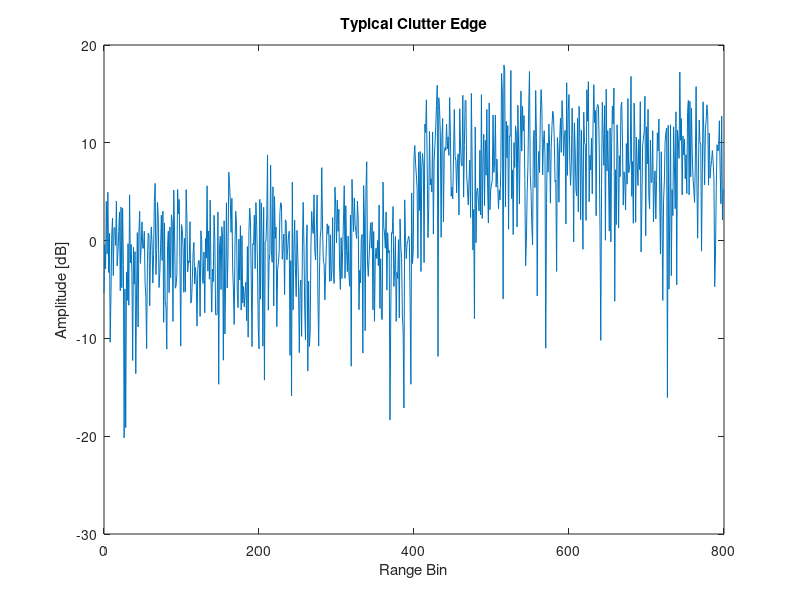

Write the MATLAB code that produced this figure.
%% File information
% Written by M. Y. Martin (MRTMOG014)
% EEE4022S (2018)
% Clutter_Edge.m: Generate simulated clutter edge in Gaussian noise

%% Setup
clc;
close all;
clear;

%% Define inputs and parameters
D = 800;                                % length of data; number of samples
N = 24;                                 % length of window
j = 1i;                                 % use j as sqrt(-1)
PFA = 10^-3;                            % desired PFA
SNR_dB = 20;                            % desired SNR in dB
SNR = 10^(SNR_dB/10);                   % convert dB to linear
t = 0;                                  % targets + interfering targets (max 3)
v = 10;                                 % variance of noise in clutter edge; v = 1 => no clutter edge
d = 0;                                  % number of samples from centre to clutter edge start (distance)

% 1xD matrix of complex Gaussian noise: (I + jQ)/sqrt(2); v scales second part => clutter edge
noise = [((randn(1,(D/2) + d) + j.*randn(1,(D/2) + d))/sqrt(2)),(sqrt(v)*(randn(1,(D/2) - d) + j.*randn(1,(D/2) - d))/sqrt(2))];

% mean noise power for square law
P_Noise = (mean(real(noise).^2) + mean(imag(noise).^2));

% noise variance before square law detector
V_noise = var(real(noise) + imag(noise));

% insert target(s)
target_voltage = sqrt(SNR);
target_signal = target_voltage*randn(1,t)*(1 + j)/sqrt(2);
signal = noise; % noise only; H0
for y = 0:(t - 1)   % update signal with targets from centre of data at intervals of 3 samples ???
    signal((D/2) + 1 + 3*y) = (signal((D/2) + 1 + 3*y) + target_signal(y + 1)).^2;  % H1
end

% compute CA-CFAR interference statistic 'g'
g = zeros(D,1);
for CUT = (N/2 + 1):1:(D - N/2)    % first N/2 and last N/2 samples in signal will NOT become the CUT (eg. 9 to 392)
    g(CUT) = mean([signal((CUT - N/2):(CUT - 1)) signal((CUT + 1):(CUT + N/2))]); % cell-average data in window (excluding CUT)
end

% compute CA-CFAR constant 'a' for desired PFA
a = N.*(PFA.^(-(1./N)) - 1);    % 1xk size

% compute detection threshold 'T'
T = a.*g;  %1xk

% plot the relevant information
x = 0:(D - 1); % x-axis sample number
figure;
plot(x,20*log10(signal));
hold on;
xlabel('Range Bin');
ylabel('Amplitude [dB]');
title('Typical Clutter Edge');
